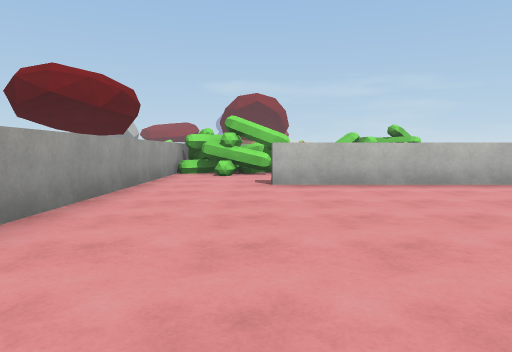
View 1 (above)

24 first-person views from a walk through a scene from a Unity 3-D project. The camera is 1.2 m above the floor, tilts 4° down and sees 70° across. The floor is counted in squares, 2 m on a side. Each view is taken from the middle of a square. On the plan, view 1 faces up. The plan holds only what a view shows up to about 10 squares ahead; the rest is blank. The place goes on beyond the plan. The player character is not drawn. Surface patterns are stand-ins for the level's own textures.

View 2
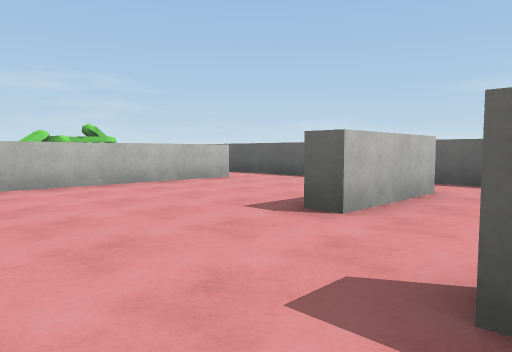

View 3
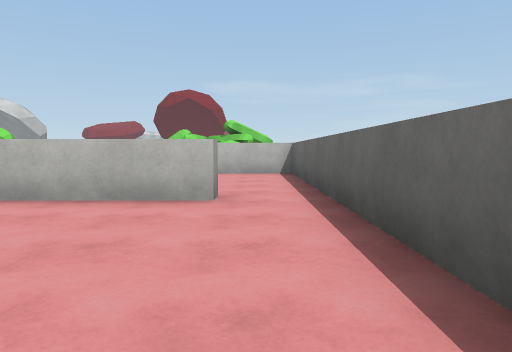

View 4
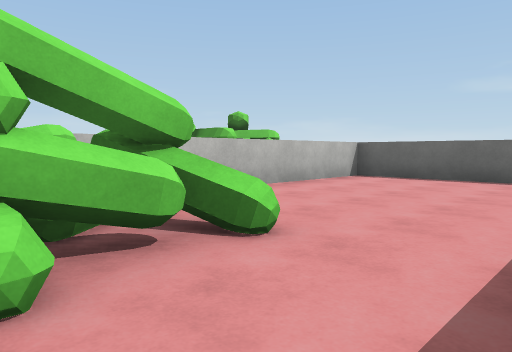

View 5
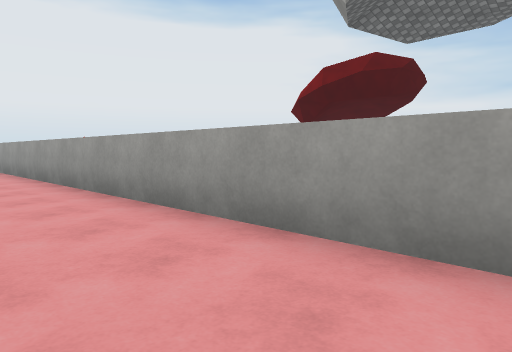

View 6
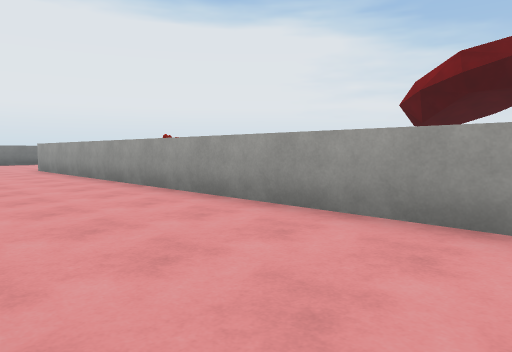

View 7
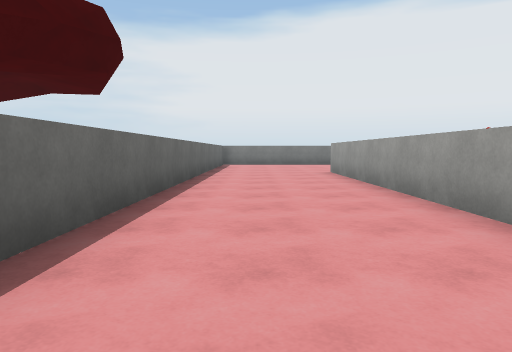

View 8
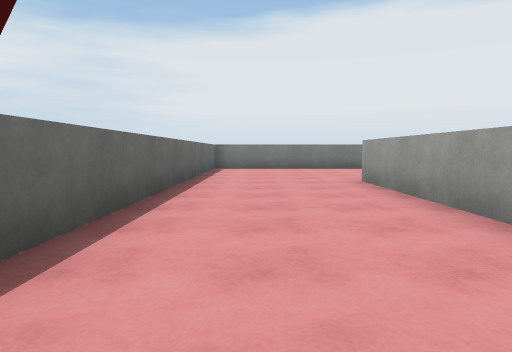

View 9
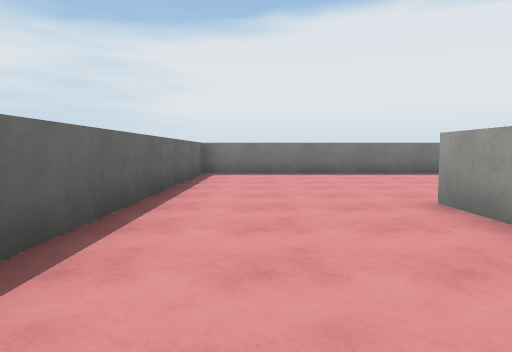

View 10
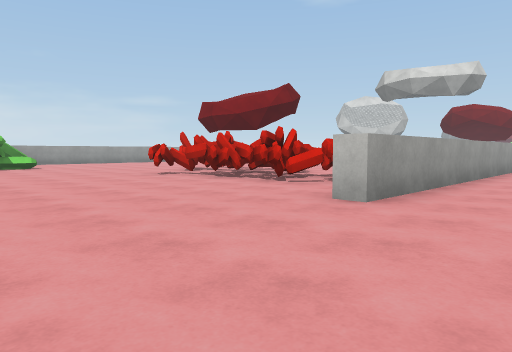

View 11
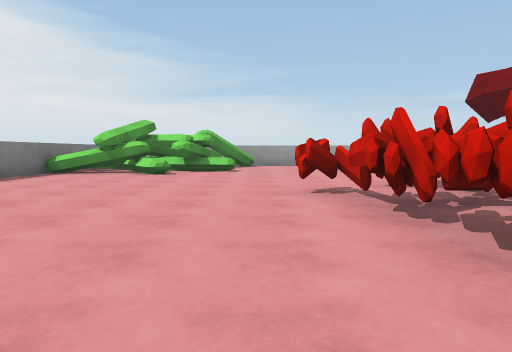

View 12
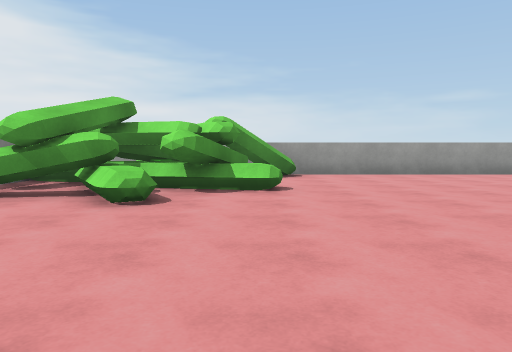

View 13
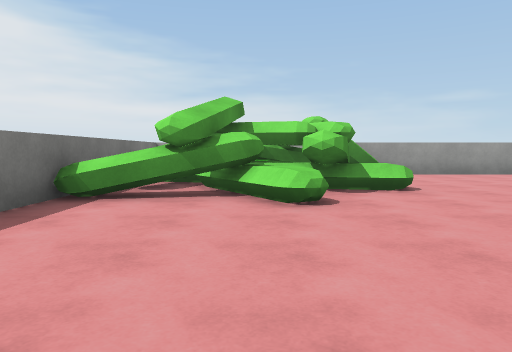

View 14
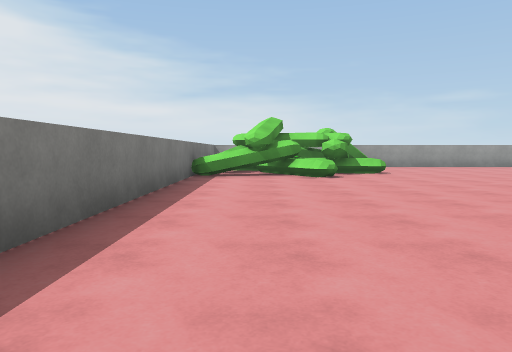

View 15
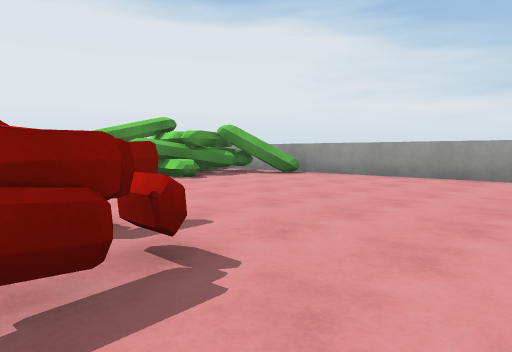

View 16
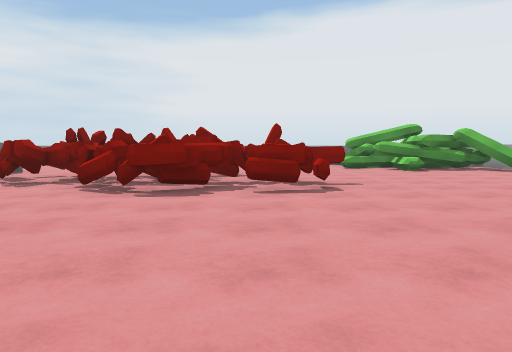

View 17
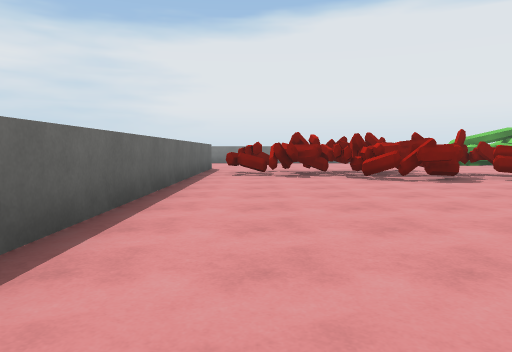

View 18
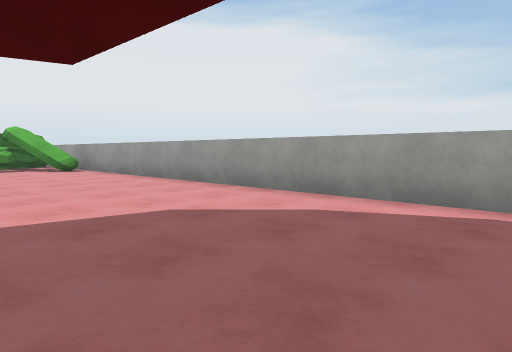

View 19
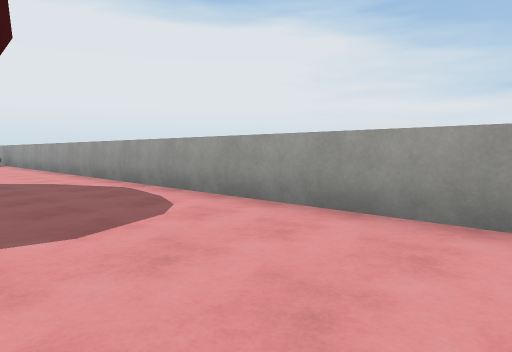

View 20
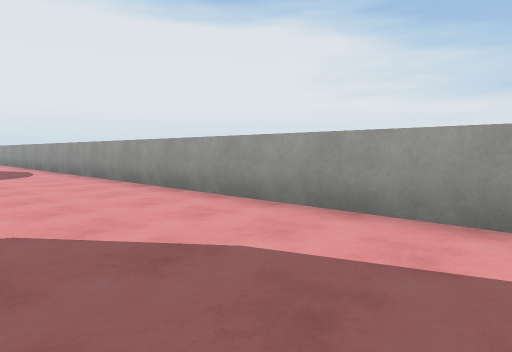

View 21
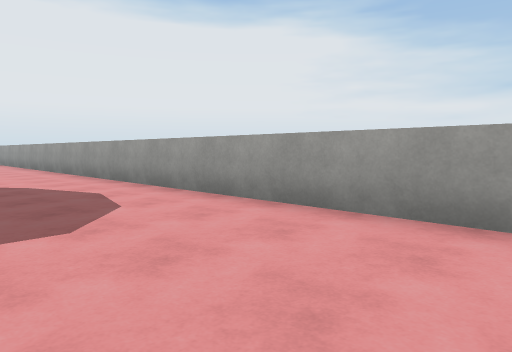

View 22
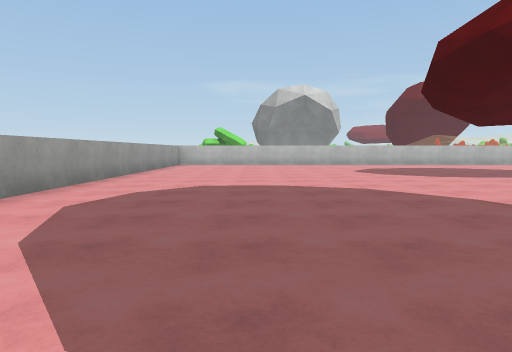

View 23
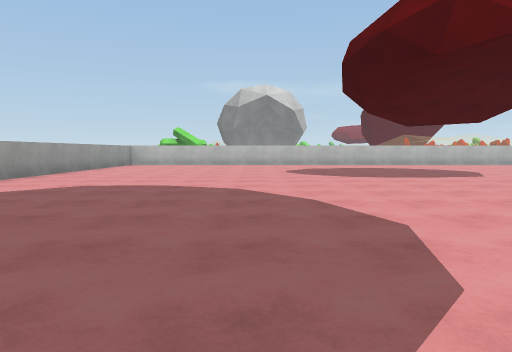

View 24
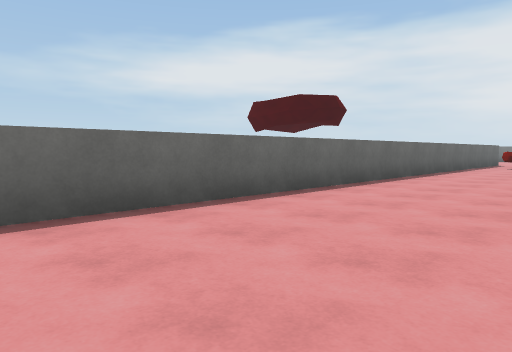

### Floor plan
Key: @ floor where view 1 was taken; # wall or solid block; . floor; = window, fence, low wall or low ledge; ^ raised ledge.
Columns run from 18 left of view 1 to 7 right of it. Each row starts with its distance up from view 1.
 17 #............
 16 #............
 15 #............
 14 #...........
 13 #..........
 12 #..........        #######
 11 #.........        ^  ....#
 10 #........       ####.....#
  9 #........       #^^^.....#
  8 #.......        #........#
  7 #.... .         #..^^^^^.#
  6 #...        ....#........#
  5 #....       ....#........#
  4 #....       ....#........#
  3 #....       ....#........#
  2 #....        ...#.....##.#
  1 #...         ...#........
  0 #.....       ...#.@#.
 -1 #.....   .  ....#..
 -2 #.....  ... ....#..
 -3 #..... .........#..#
 -4 #....  .........#..#
 -5 #.... ..........#..#
 -6 #........=......#..#
 -7 #.......###^#...#..#
 -8 #.......#######.#..#
 -9 #........######.#..#
-10 #.........#.##..#..#
-11 ##..............#..#
-12  ##.^..............#
-13  #####=............#
-14   ##^#.............#
-15  ^ #^#.............#
-16  ^ ^^^.............#
-17  ###################

Where each view was taken, in squares from view 1:
view 1: 0 up, 0 right, facing up
view 2: 0 up, 0 right, facing up-right
view 3: 2 up, 6 right, facing up
view 4: 7 up, 1 left, facing up-right
view 5: 5 up, 0 right, facing down-left
view 6: 1 up, 1 right, facing down-left
view 7: 1 down, 0 right, facing down
view 8: 4 down, 0 right, facing down
view 9: 7 down, 0 right, facing down
view 10: 15 down, 0 right, facing up-left
view 11: 11 down, 3 left, facing left
view 12: 12 down, 8 left, facing left
view 13: 14 down, 8 left, facing left
view 14: 15 down, 4 left, facing left
view 15: 5 down, 9 left, facing down-left
view 16: 1 down, 9 left, facing down
view 17: 1 up, 4 left, facing down
view 18: 0 up, 13 left, facing down-left
view 19: 5 up, 14 left, facing down-left
view 20: 11 up, 14 left, facing down-left
view 21: 16 up, 14 left, facing down-left
view 22: 7 up, 14 left, facing up
view 23: 7 up, 12 left, facing up
view 24: 6 up, 6 left, facing down-right
